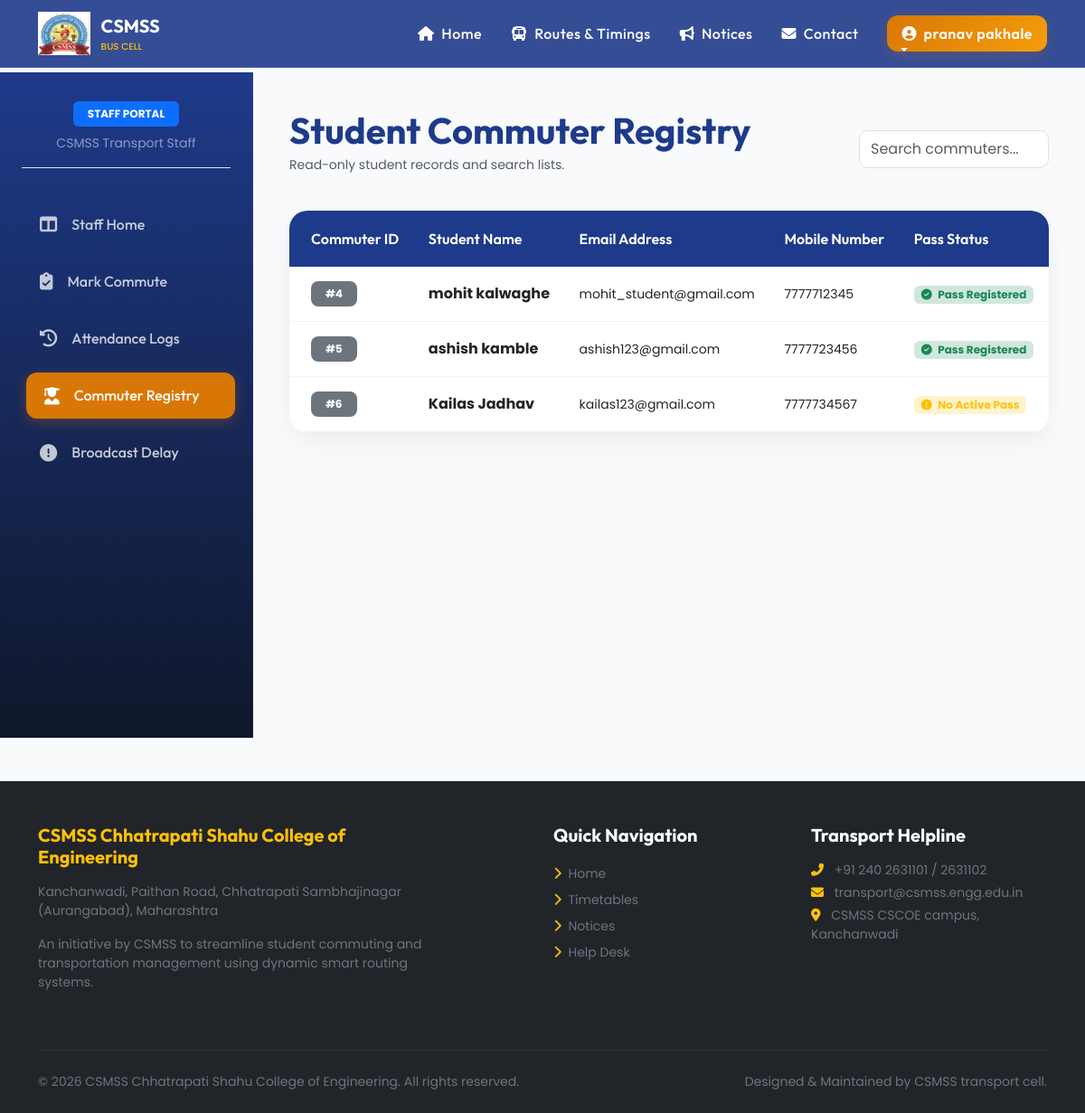
The app's page /staff/students (signed in) with its own data.
### models.py (models this page shows, shortened)
class User(db.Model, UserMixin):
    id = db.Column(db.Integer, primary_key=True)
    name = db.Column(db.String(100), nullable=False)
    email = db.Column(db.String(120), unique=True, nullable=False)
    password_hash = db.Column(db.String(256), nullable=False)
    role = db.Column(db.String(20), nullable=False)  # 'admin', 'staff', 'student'
    phone = db.Column(db.String(15), nullable=True)
    created_at = db.Column(db.DateTime, default=datetime.utcnow)

### app.py (the view)
@app.route('/staff/students')
@login_required
@role_required('staff')
def staff_students():
    students = User.query.filter_by(role='student').all()
    return render_template('staff/students_list.html', students=students)

### app.py (called while the page is built, shortened)
@login_manager.user_loader
def load_user(user_id):
    return User.query.get(int(user_id))

def role_required(*roles):
    def decorator(f):
        @wraps(f)
        def decorated_function(*args, **kwargs):
            if not current_user.is_authenticated:
                return redirect(url_for('login'))
            return f(*args, **kwargs)
        return decorated_function
    return decorator

@app.context_processor
def inject_branding():
    return {
        'college_name': 'CSMSS Chhatrapati Shahu College of Engineering',
        'college_address': 'Kanchanwadi, Paithan Road, Chhatrapati Sambhajinagar (Aurangabad), Maharashtra',
        'current_year': datetime.now().year
    }

### templates/staff/students_list.html (shortened to what this page needs)
{% extends "base.html" %}
{% block content %}
<div class="dashboard-container">
    <div class="sidebar-glass no-print">
        <div class="text-center mb-4 pb-3 border-bottom">
            <span class="badge bg-primary text-white px-3 py-2 text-uppercase fw-bold">Staff Portal</span>
            <p class="small text-white-50 mt-2 mb-0">CSMSS Transport Staff</p>
        </div>
        <a href="{{ url_for('staff_dashboard') }}" class="sidebar-link"><i class="fas fa-columns"></i> Staff Home</a>
        <a href="{{ url_for('staff_attendance') }}" class="sidebar-link"><i class="fas fa-clipboard-check"></i> Mark Commute</a>
        <a href="{{ url_for('staff_attendance_log') }}" class="sidebar-link"><i class="fas fa-history"></i> Attendance Logs</a>
        <a href="{{ url_for('staff_students') }}" class="sidebar-link active"><i class="fas fa-user-graduate"></i> Commuter Registry</a>
        <a href="{{ url_for('staff_notices') }}" class="sidebar-link"><i class="fas fa-exclamation-circle"></i> Broadcast Delay</a>
    </div>
    <div class="dashboard-content">
        <div class="d-flex justify-content-between align-items-center mb-4">
            <div>
                <h1 class="fw-bold mb-1" style="font-family:'Outfit';">Student Commuter Registry</h1>
                <p class="text-muted small">Read-only student records and search lists.</p>
            </div>
            <div class="w-25 no-print">
                <input type="text" class="form-control table-search-input py-2" data-target-table="studentsTable" placeholder="Search commuters..." style="border-radius:10px;">
            </div>
        </div>
        <div class="card card-premium overflow-hidden">
            <div class="table-responsive">
                <table class="table table-hover table-premium mb-0" id="studentsTable">
                    <thead>
                        <tr>
                            <th class="ps-4">Commuter ID</th>
                            <th>Student Name</th>
                            <th>Email Address</th>
                            <th>Mobile Number</th>
                            <th>Pass Status</th>
                        </tr>
                    </thead>
                    <tbody>
                        {% if students %}
                            {% for std in students %}
                            <tr>
                                <td class="ps-4"><span class="badge bg-secondary px-3 py-2" style="border-radius:8px;">#{{ std.id }}</span></td>
                                <td><strong class="text-dark">{{ std.name }}</strong></td>
                                <td class="small">{{ std.email }}</td>
                                <td class="small">{{ std.phone or 'N/A' }}</td>
                                <td>
                                    {% if std.passes %}
                                        <span class="badge bg-success-subtle text-success px-2 py-1"><i class="fas fa-check-circle me-1"></i> Pass Registered</span>
                                    {% else %}
                                        <span class="badge bg-warning-subtle text-warning px-2 py-1"><i class="fas fa-exclamation-circle me-1"></i> No Active Pass</span>
                                    {% endif %}
                                </td>
                            </tr>
                            {% endfor %}
                        {% endif %}
                    </tbody>
                </table>
            </div>
        </div>
    </div>
</div>
{% endblock %}

### templates/base.html (shortened to what this page needs)
<!DOCTYPE html>
<html lang="en">
<head>
    <link href="https://cdnjs.cloudflare.com/ajax/libs/font-awesome/6.4.0/css/all.min.css" rel="stylesheet">
    <link href="https://cdn.jsdelivr.net/npm/bootstrap@5.3.0/dist/css/bootstrap.min.css" rel="stylesheet">
    <link rel="stylesheet" href="{{ url_for('static', filename='css/style.css') }}">
</head>
<body>
    <nav class="navbar navbar-expand-lg navbar-dark navbar-glass fixed-top no-print">
        <div class="container">
            <a class="navbar-brand d-flex align-items-center" href="{{ url_for('home') }}">
                <img src="{{ url_for('static', filename='images/logo.png') }}" alt="CSMSS Logo">
                <div>
                    <span class="d-block fw-bold fs-5 text-white" style="font-family: 'Outfit';">CSMSS</span>
                    <span class="d-block text-warning" style="font-size: 0.65rem; font-weight: 500;">BUS CELL</span>
                </div>
            </a>
            <div class="collapse navbar-collapse" id="mainNavbar">
                <ul class="navbar-nav ms-auto mb-2 mb-lg-0 align-items-center">
                    <li class="nav-item">
                        <a class="nav-link text-white" href="{{ url_for('home') }}"><i class="fas fa-home me-1"></i> Home</a>
                    </li>
                    <li class="nav-item">
                        <a class="nav-link text-white" href="{{ url_for('schedules') }}"><i class="fas fa-bus me-1"></i> Routes & Timings</a>
                    </li>
                    <li class="nav-item">
                        <a class="nav-link text-white" href="{{ url_for('notices_list') }}"><i class="fas fa-bullhorn me-1"></i> Notices</a>
                    </li>
                    <li class="nav-item">
                        <a class="nav-link text-white" href="{{ url_for('contact') }}"><i class="fas fa-envelope me-1"></i> Contact</a>
                    </li>
                    {% if current_user.is_authenticated %}
                        <li class="nav-item dropdown ms-lg-3">
                            <a class="nav-link dropdown-toggle btn btn-csmss-secondary text-white px-3" href="#" id="userDropdown" role="button" data-bs-toggle="dropdown">
                                <i class="fas fa-user-circle me-1"></i> {{ current_user.name }}
                            </a>
                        </li>
                    {% endif %}
                </ul>
            </div>
        </div>
    </nav>
    <div style="margin-top: 80px;">
        {% block content %}{% endblock %}
    </div>
    <footer class="bg-dark text-light pt-5 pb-4 mt-5 no-print" style="border-top: 5px solid var(--secondary-color);">
        <div class="container">
            <div class="row">
                <div class="col-md-5 mb-4">
                    <h5 class="text-warning fw-bold mb-3">{{ college_name }}</h5>
                    <p class="text-secondary small">{{ college_address }}</p>
                    <p class="small text-secondary mt-3">An initiative by CSMSS to streamline student commuting and transportation management using dynamic smart routing systems.</p>
                </div>
                <div class="col-md-3 mb-4 ms-auto">
                    <h5 class="text-white fw-bold mb-3">Quick Navigation</h5>
                    <ul class="list-unstyled">
                        <li><a href="{{ url_for('home') }}" class="text-secondary text-decoration-none small d-block py-1 hover-link"><i class="fas fa-chevron-right me-1 text-warning"></i> Home</a></li>
                        <li><a href="{{ url_for('schedules') }}" class="text-secondary text-decoration-none small d-block py-1 hover-link"><i class="fas fa-chevron-right me-1 text-warning"></i> Timetables</a></li>
                        <li><a href="{{ url_for('notices_list') }}" class="text-secondary text-decoration-none small d-block py-1 hover-link"><i class="fas fa-chevron-right me-1 text-warning"></i> Notices</a></li>
                        <li><a href="{{ url_for('contact') }}" class="text-secondary text-decoration-none small d-block py-1 hover-link"><i class="fas fa-chevron-right me-1 text-warning"></i> Help Desk</a></li>
                    </ul>
                </div>
                <div class="col-md-3 mb-4">
                    <h5 class="text-white fw-bold mb-3">Transport Helpline</h5>
                    <p class="small text-secondary mb-1"><i class="fas fa-phone-alt text-warning me-2"></i> +91 240 2631101 / 2631102</p>
                    <p class="small text-secondary mb-1"><i class="fas fa-envelope text-warning me-2"></i> transport@csmss.engg.edu.in</p>
                    <p class="small text-secondary mb-1"><i class="fas fa-map-marker-alt text-warning me-2"></i> CSMSS CSCOE campus, Kanchanwadi</p>
                </div>
            </div>
            <hr class="border-secondary mt-4 mb-4">
            <div class="row align-items-center">
                <div class="col-md-6">
                    <p class="small text-secondary mb-0">&copy; {{ current_year }} CSMSS Chhatrapati Shahu College of Engineering. All rights reserved.</p>
                </div>
                <div class="col-md-6 text-md-end">
                    <p class="small text-secondary mb-0">Designed & Maintained by CSMSS transport cell.</p>
                </div>
            </div>
        </div>
    </footer>
</body>
</html>

### static/css/style.css (style rules this page uses)
body { font-family: 'Poppins', sans-serif; background-color: #f8fafc; color: #334155; overflow-x: hidden; scroll-behavior: smooth; }
h1, h2, h3, h4, h5, h6 { font-family: 'Outfit', sans-serif; font-weight: 700; color: #1e3a8a; }
.navbar-glass { background: rgba(30, 58, 138, 0.9); backdrop-filter: blur(10px); -webkit-backdrop-filter: blur(10px); border-bottom: 1px solid rgba(255, 255, 255, 0.1); transition: all 0.3s ease; }
.navbar-brand img { height: 48px; margin-right: 12px; }
.nav-link { font-family: 'Outfit', sans-serif; font-weight: 500; letter-spacing: 0.5px; padding: 0.5rem 1rem !important; position: relative; }
.nav-link::after { content: ''; position: absolute; width: 0; height: 2px; bottom: 0; left: 10px; background-color: #d97706; transition: width 0.3s ease; }
.dashboard-container { display: flex; min-height: 92vh; }
.sidebar-glass { width: 280px; background: linear-gradient(180deg, #1e3a8a 0%, #0f172a 100%); color: #ffffff; padding: 2rem 1.5rem; display: flex; flex-direction: column; gap: 0.75rem; border-right: 1px solid rgba(255, 255, 255, 0.05); }
.sidebar-link { display: flex; align-items: center; gap: 1rem; padding: 0.85rem 1.25rem; border-radius: 12px; color: rgba(255, 255, 255, 0.75); text-decoration: none; font-weight: 500; font-family: 'Outfit', sans-serif; transition: all 0.3s cubic-bezier(0.4, 0, 0.2, 1); }
.sidebar-link i { font-size: 1.2rem; }
.sidebar-link:hover, .sidebar-link.active { background: rgba(255, 255, 255, 0.1); color: #ffffff; transform: translateX(5px); }
.sidebar-link.active { background: #d97706; color: #ffffff; box-shadow: 0 4px 15px rgba(217, 119, 6, 0.3); }
.dashboard-content { flex: 1; padding: 2.5rem; background-color: #f8fafc; }
.card-premium { background: #ffffff; border: none; border-radius: 20px; box-shadow: 0 10px 30px -5px rgba(0, 0, 0, 0.08); transition: all 0.4s cubic-bezier(0.16, 1, 0.3, 1); overflow: hidden; }
.btn-csmss-secondary { background: linear-gradient(135deg, #d97706 0%, #f59e0b 100%); color: #ffffff; border: none; border-radius: 12px; padding: 0.75rem 1.5rem; font-weight: 600; box-shadow: 0 4px 15px rgba(217, 119, 6, 0.2); transition: all 0.3s ease; }
.table-premium { background: #ffffff; border-radius: 16px; overflow: hidden; box-shadow: 0 10px 30px -5px rgba(0, 0, 0, 0.08); }
.table-premium th { background-color: #1e3a8a; color: #ffffff; font-family: 'Outfit', sans-serif; font-weight: 600; border: none; padding: 1.2rem 1rem; }
.table-premium td { padding: 1rem; vertical-align: middle; border-bottom: 1px solid #f1f5f9; }

### records on screen
User: name "pranav pakhale"
User: id "4", name "mohit kalwaghe", email "mohit_student@gmail.com", phone "7777712345", shows "Pass Registered"
User: id "5", name "ashish kamble", email "ashish123@gmail.com", phone "7777723456", shows "Pass Registered"
User: id "6", name "Kailas Jadhav", email "kailas123@gmail.com", phone "7777734567", shows "No Active Pass"

### other values on screen
{{ college_name }} "CSMSS Chhatrapati Shahu College of Engineering"
{{ college_address }} "Kanchanwadi, Paithan Road, Chhatrapati Sambhajinagar (Aurangabad), Maharashtra"
